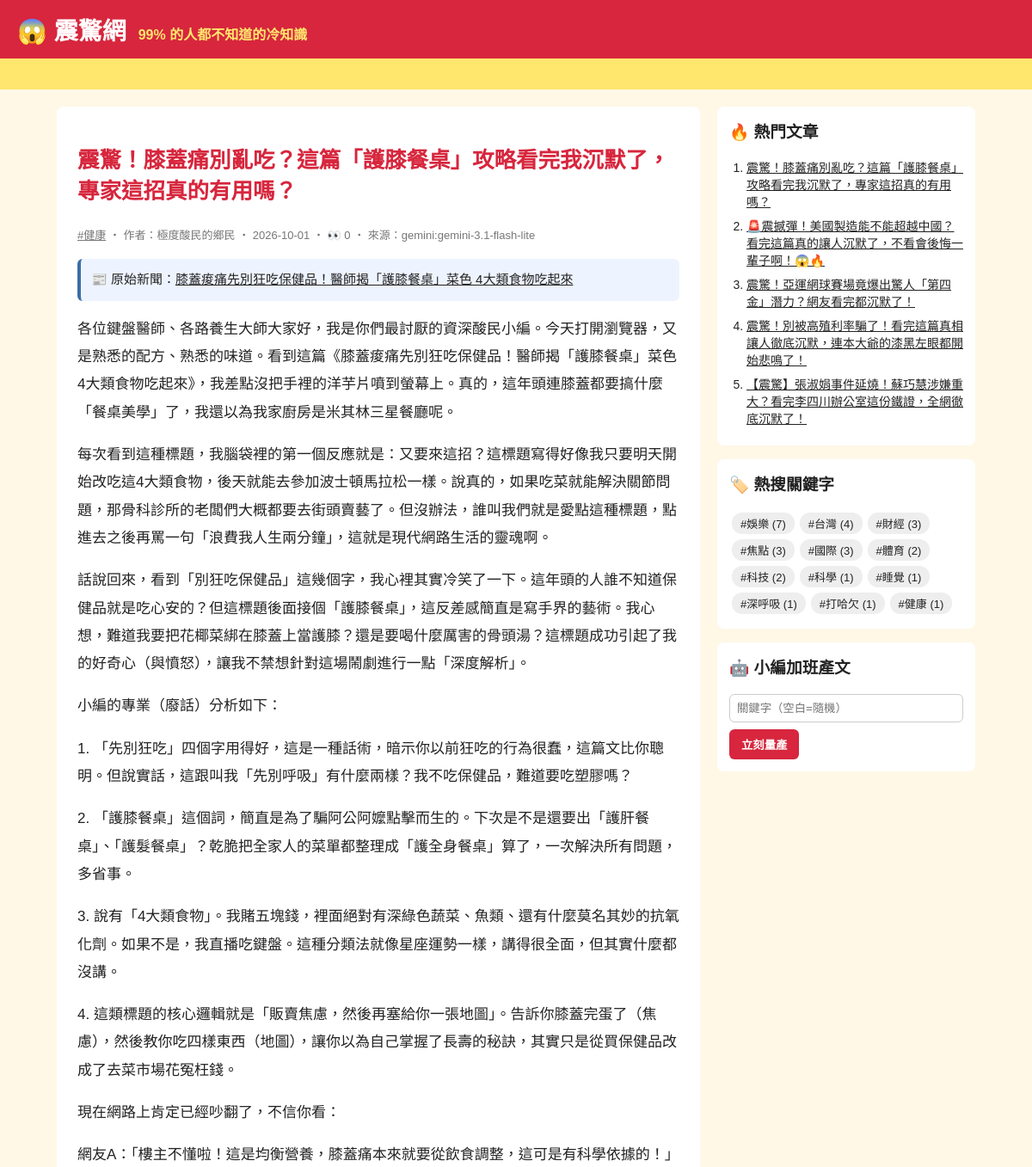
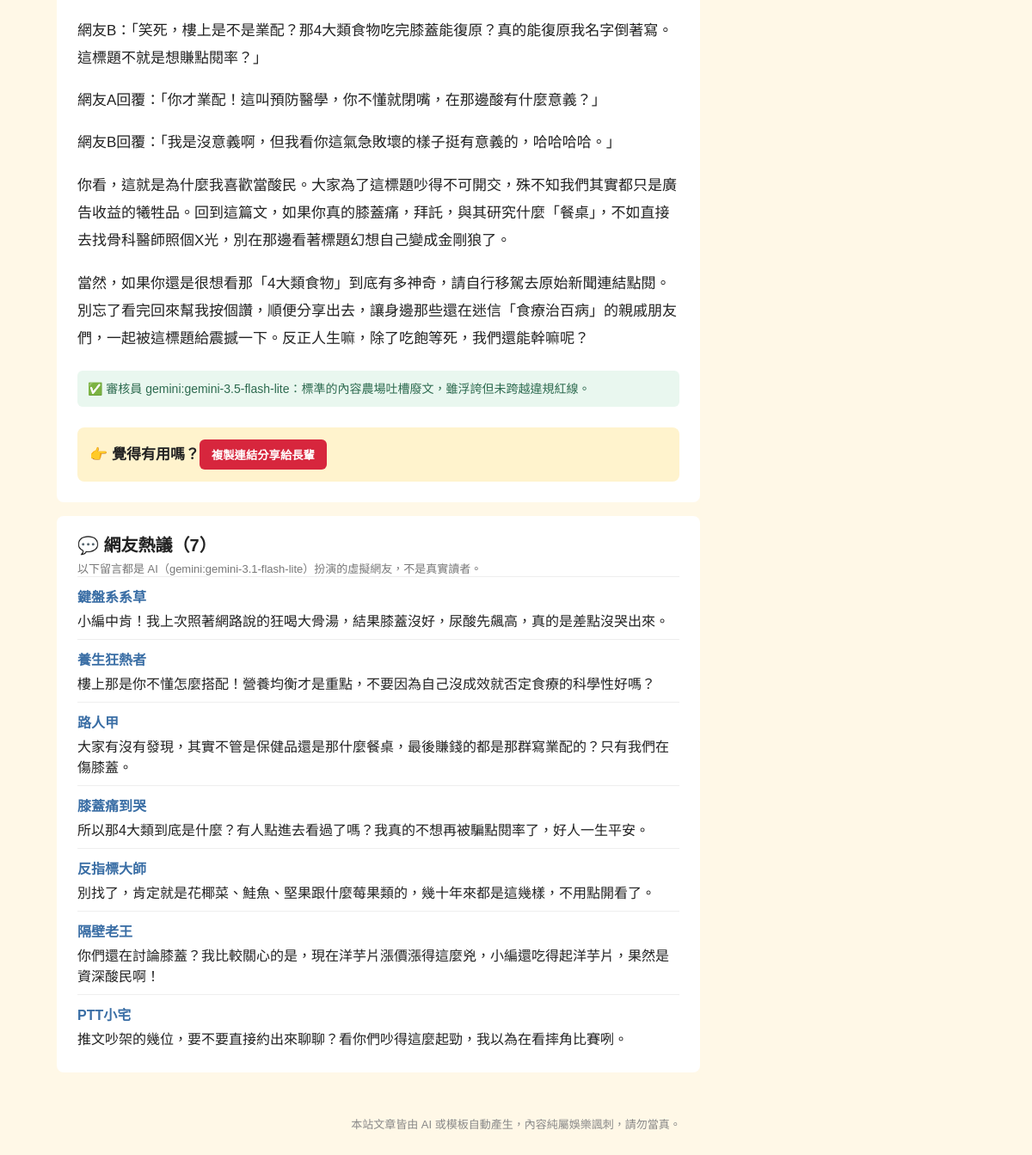
Screenshot of /article/29/ with the database file from the repository (2 pictures, top to bottom).
### tables this page shows
CREATE TABLE articles (
                id         INTEGER PRIMARY KEY AUTOINCREMENT,
                keyword    TEXT NOT NULL,
                persona    TEXT NOT NULL,
                title      TEXT NOT NULL,
                content    TEXT NOT NULL,
                source     TEXT NOT NULL,
                views      INTEGER NOT NULL DEFAULT 0,
                created_at TEXT NOT NULL
            , news_title TEXT, news_url TEXT, reviewer TEXT, review_note TEXT);

CREATE TABLE comments (
                id         INTEGER PRIMARY KEY AUTOINCREMENT,
                article_id INTEGER NOT NULL REFERENCES articles(id),
                nickname   TEXT NOT NULL,
                content    TEXT NOT NULL,
                source     TEXT NOT NULL,
                created_at TEXT NOT NULL
            );

### app.py (the view)
@app.route("/article/<int:article_id>/")
def article(article_id):
    art = db.get_article(article_id, count_view=not app.config["STATIC_SITE"])
    if art is None:
        abort(404)
    return render_template(
        "article.html", a=art, paragraphs=art["content"].split("\n\n"), comments=db.list_comments(article_id)
    )

### app.py (called while the page is built)
@app.context_processor
def sidebar():
    return {"hot": db.hot_articles(), "tags": db.keywords(), "static_site": app.config["STATIC_SITE"]}

### db.py (called while the page is built)
def connect():
    conn = sqlite3.connect(DB_PATH)
    conn.row_factory = sqlite3.Row
    return conn

def list_comments(article_id):
    with connect() as conn:
        return conn.execute("SELECT * FROM comments WHERE article_id = ? ORDER BY id", (article_id,)).fetchall()

def hot_articles(limit=5):
    with connect() as conn:
        return conn.execute("SELECT * FROM articles ORDER BY views DESC, id DESC LIMIT ?", (limit,)).fetchall()

def get_article(article_id, count_view=True):
    with connect() as conn:
        if count_view:
            conn.execute("UPDATE articles SET views = views + 1 WHERE id = ?", (article_id,))
        return conn.execute("SELECT * FROM articles WHERE id = ?", (article_id,)).fetchone()

def keywords():
    with connect() as conn:
        return conn.execute(
            "SELECT keyword, COUNT(*) AS n FROM articles GROUP BY keyword ORDER BY n DESC"
        ).fetchall()

### templates/article.html (shortened to what this page needs)
{% extends "base.html" %}
{% block content %}
<article class="post">
  <h1>{{ a.title }}</h1>
  <p class="meta">
    <a href="{{ url_for('tag', keyword=a.keyword) }}">#{{ a.keyword }}</a>
    ‧ 作者：{{ a.persona }} ‧ {{ a.created_at[:10] }}{% if not static_site %} ‧ 👀 {{ a.views }}{% endif %} ‧ 來源：{{ a.source }}
  </p>
  {% if a.news_url %}
  <p class="news-src">📰 原始新聞：<a href="{{ a.news_url }}" target="_blank" rel="noopener">{{ a.news_title }}</a></p>
  {% endif %}
  {% for p in paragraphs %}<p>{{ p }}</p>{% endfor %}
  {% if a.reviewer %}
  <p class="review">✅ 審核員 {{ a.reviewer }}：{{ a.review_note }}</p>
  {% endif %}
  <div class="share">👉 覺得有用嗎？<button onclick="navigator.clipboard.writeText(location.href);this.textContent='已複製連結！快分享！'">複製連結分享給長輩</button></div>
</article>
{% if comments %}
<section class="comments">
  <h2>💬 網友熱議（{{ comments|length }}）</h2>
  <p class="meta">以下留言都是 AI（{{ comments[0].source }}）扮演的虛擬網友，不是真實讀者。</p>
  {% for c in comments %}
  <div class="comment"><b>{{ c.nickname }}</b><p>{{ c.content }}</p></div>
  {% endfor %}
</section>
{% endif %}
{% endblock %}

### templates/base.html (shortened to what this page needs)
<!doctype html>
<html lang="zh-Hant">
<head>
  <link rel="stylesheet" href="{{ url_for('static', filename='style.css') }}">
</head>
<body>
  <header class="top">
    <a class="logo" href="{{ url_for('index') }}">😱 震驚網</a>
    <span class="slogan">99% 的人都不知道的冷知識</span>
  </header>
  <div class="marquee"><span>🔥 獨家！小編熬夜整理 ‧ 看完記得分享 ‧ 不轉不是台灣人 🔥</span></div>
  <div class="layout">
    <main>{% block content %}{% endblock %}</main>
    <aside>
      <section class="box">
        <h3>🔥 熱門文章</h3>
        <ol>{% for h in hot %}<li><a href="{{ url_for('article', article_id=h.id) }}">{{ h.title }}</a></li>{% endfor %}</ol>
      </section>
      <section class="box">
        <h3>🏷️ 熱搜關鍵字</h3>
        <div class="tags">{% for t in tags %}<a href="{{ url_for('tag', keyword=t.keyword) }}">#{{ t.keyword }} ({{ t.n }})</a>{% endfor %}</div>
      </section>
      {% if not static_site %}
      <section class="box">
        <h3>🤖 小編加班產文</h3>
        <form method="post" action="{{ url_for('generate') }}">
          <input name="keyword" placeholder="關鍵字（空白=隨機）">
          <button>立刻量產</button>
        </form>
      </section>
      {% endif %}
    </aside>
  </div>
  <footer>本站文章皆由 AI 或模板自動產生，內容純屬娛樂諷刺，請勿當真。</footer>
</body>
</html>

### static/style.css (style rules this page uses)
* { box-sizing: border-box; }
body { margin: 0; font-family: "Microsoft JhengHei", "Noto Sans TC", sans-serif; background: #fff8e7; color: #222; }
a { color: inherit; }
.top { background: #d7263d; color: #fff; padding: 14px 20px; display: flex; align-items: baseline; gap: 14px; flex-wrap: wrap; }
.logo { font-size: 28px; font-weight: 900; text-decoration: none; }
.slogan { color: #ffe66d; font-weight: bold; }
.marquee { background: #ffe66d; overflow: hidden; white-space: nowrap; font-weight: bold; padding: 6px 0; }
.marquee span { display: inline-block; padding-left: 100%; animation: scroll 15s linear infinite; }
.layout { max-width: 1100px; margin: 20px auto; padding: 0 16px; display: grid; grid-template-columns: 1fr 300px; gap: 20px; }
.meta { color: #777; font-size: 13px; margin: 0; }
.post { background: #fff; border-radius: 8px; padding: 24px; line-height: 1.9; font-size: 17px; }
.post h1 { color: #d7263d; line-height: 1.4; }
.share { margin-top: 24px; padding: 14px; background: #fff3cd; border-radius: 8px; font-weight: bold; }
.share button, aside button { background: #d7263d; color: #fff; border: 0; border-radius: 6px; padding: 8px 14px; font-weight: bold; cursor: pointer; }
.box { background: #fff; border-radius: 8px; padding: 14px; margin-bottom: 16px; }
.box h3 { margin-top: 0; }
.box ol { padding-left: 20px; margin: 0; }
.box li { margin-bottom: 8px; font-size: 14px; }
.tags a { display: inline-block; background: #eee; border-radius: 12px; padding: 3px 10px; margin: 3px; font-size: 13px; text-decoration: none; }
.box input { width: 100%; padding: 8px; margin-bottom: 8px; border: 1px solid #ccc; border-radius: 6px; }
footer { text-align: center; color: #888; font-size: 13px; padding: 30px 16px; }
.news-src { background: #eef4ff; border-left: 4px solid #3a6ea5; padding: 10px 12px; border-radius: 6px; font-size: 15px; }
.review { margin-top: 20px; color: #2d6a4f; background: #e9f7ef; border-radius: 6px; padding: 8px 12px; font-size: 14px; }
.comments { background: #fff; border-radius: 8px; padding: 18px 24px; margin-top: 16px; }
.comments h2 { margin: 0 0 4px; font-size: 20px; }
.comment { border-top: 1px solid #eee; padding: 10px 0; }
.comment b { color: #3a6ea5; }
.comment p { margin: 4px 0 0; }

### rows the page displays
articles: title "震驚！膝蓋痛別亂吃？這篇「護膝餐桌」攻略看完我沉默了，專家這招真的有用嗎？", keyword "健康", persona "極度酸民的鄉民", created_at "2026-10-01", views "0", source "gemini:gemini-3.1-flash-lite", news_title "膝蓋痠痛先別狂吃保健品！醫師揭「護膝餐桌」菜色 4大類食物吃起來", reviewer "gemini:gemini-3.5-flash-lite", review_note "標準的內容農場吐槽廢文，雖浮誇但未跨越違規紅線。"
comments: source "gemini:gemini-3.1-flash-lite", nickname "鍵盤系系草", content "小編中肯！我上次照著網路說的狂喝大骨湯，結果膝蓋沒好，尿酸先飆高，真的是差點沒哭出來。"
comments: nickname "養生狂熱者", content "樓上那是你不懂怎麼搭配！營養均衡才是重點，不要因為自己沒成效就否定食療的科學性好嗎？"
comments: nickname "路人甲", content "大家有沒有發現，其實不管是保健品還是那什麼餐桌，最後賺錢的都是那群寫業配的？只有我們在傷膝蓋。"
comments: nickname "膝蓋痛到哭", content "所以那4大類到底是什麼？有人點進去看過了嗎？我真的不想再被騙點閱率了，好人一生平安。"
comments: nickname "反指標大師", content "別找了，肯定就是花椰菜、鮭魚、堅果跟什麼莓果類的，幾十年來都是這幾樣，不用點開看了。"
comments: nickname "隔壁老王", content "你們還在討論膝蓋？我比較關心的是，現在洋芋片漲價漲得這麼兇，小編還吃得起洋芋片，果然是資深酸民啊！"
comments: nickname "PTT小宅", content "推文吵架的幾位，要不要直接約出來聊聊？看你們吵得這麼起勁，我以為在看摔角比賽咧。"
articles: title "🚨震撼彈！美國製造能不能超越中國？看完這篇真的讓人沉默了，不看會後悔一輩子啊！😱🔥"
articles: title "震驚！亞運網球賽場竟爆出驚人「第四金」潛力？網友看完都沉默了！"
articles: title "震驚！別被高殖利率騙了！看完這篇真相讓人徹底沉默，連本大爺的漆黑左眼都開始悲鳴了！"
articles: title "【震驚】張淑娟事件延燒！蘇巧慧涉嫌重大？看完李四川辦公室這份鐵證，全網徹底沉默了！"

### other values shown
{{ p }} "各位鍵盤醫師、各路養生大師大家好，我是你們最討厭的資深酸民小編。今天打開瀏覽器，又是熟悉的配方、熟悉的味道。看到這篇《膝蓋痠痛先別狂吃保健品！醫師揭「護膝餐桌」菜色 4大類食物吃起來》，我差點沒把手裡的洋芋片噴到螢幕上。真的，這年頭連膝蓋都要搞什麼「餐桌美學」了，我還以為我家廚房是米其林三星餐廳呢。" "每次看到這種標題，我腦袋裡的第一個反應就是：又要來這招？這標題寫得好像我只要明天開始改吃這4大類食物，後天就能去參加波士頓馬拉松一樣。說真的，如果吃菜就能解決關節問題，那骨科診所的老闆們大概都要去街頭賣藝了。但沒辦法，誰叫我們就是愛點這種標題，點進去之後再罵一句「浪費我人生兩分鐘」，這就是現代網路生活的靈魂啊。" "話說回來，看到「別狂吃保健品」這幾個字，我心裡其實冷笑了一下。這年頭的人誰不知道保健品就是吃心安的？但這標題後面接個「護膝餐桌」，這反差感簡直是寫手界的藝術。我心想，難道我要把花椰菜綁在膝蓋上當護膝？還是要喝什麼厲害的骨頭湯？這標題成功引起了我的好奇心（與憤怒），讓我不禁想針對這場鬧劇進行一點「深度解析」。" "小編的專業（廢話）分析如下：" "1. 「先別狂吃」四個字用得好，這是一種話術，暗示你以前狂吃的行為很蠢，這篇文比你聰明。但說實話，這跟叫我「先別呼吸」有什麼兩樣？我不吃保健品，難道要吃塑膠嗎？" "2. 「護膝餐桌」這個詞，簡直是為了騙阿公阿嬤點擊而生的。下次是不是還要出「護肝餐桌」、「護髮餐桌」？乾脆把全家人的菜單都整理成「護全身餐桌」算了，一次解決所有問題，多省事。" "3. 說有「4大類食物」。我賭五塊錢，裡面絕對有深綠色蔬菜、魚類、還有什麼莫名其妙的抗氧化劑。如果不是，我直播吃鍵盤。這種分類法就像星座運勢一樣，講得很全面，但其實什麼都沒講。" "4. 這類標題的核心邏輯就是「販賣焦慮，然後再塞給你一張地圖」。告訴你膝蓋完蛋了（焦慮），然後教你吃四樣東西（地圖），讓你以為自己掌握了長壽的秘訣，其實只是從買保健品改成了去菜市場花冤枉錢。" "現在網路上肯定已經吵翻了，不信你看：" "網友A：「樓主不懂啦！這是均衡營養，膝蓋痛本來就要從飲食調整，這可是有科學依據的！」" "網友B：「笑死，樓上是不是業配？那4大類食物吃完膝蓋能復原？真的能復原我名字倒著寫。這標題不就是想賺點閱率？」" "網友A回覆：「你才業配！這叫預防醫學，你不懂就閉嘴，在那邊酸有什麼意義？」" "網友B回覆：「我是沒意義啊，但我看你這氣急敗壞的樣子挺有意義的，哈哈哈哈。」" "你看，這就是為什麼我喜歡當酸民。大家為了這標題吵得不可開交，殊不知我們其實都只是廣告收益的犧牲品。回到這篇文，如果你真的膝蓋痛，拜託，與其研究什麼「餐桌」，不如直接去找骨科醫師照個X光，別在那邊看著標題幻想自己變成金剛狼了。" "當然，如果你還是很想看那「4大類食物」到底有多神奇，請自行移駕去原始新聞連結點閱。別忘了看完回來幫我按個讚，順便分享出去，讓身邊那些還在迷信「食療治百病」的親戚朋友們，一起被這標題給震撼一下。反正人生嘛，除了吃飽等死，我們還能幹嘛呢？"
{{ comments|length }} "7"
{{ t.keyword }} "娛樂" "台灣" "財經" "焦點" "國際" "體育" "科技" "科學" "睡覺" "深呼吸" "打哈欠" "健康"
{{ t.n }} "7" "4" "3" "3" "3" "2" "2" "1" "1" "1" "1" "1"
